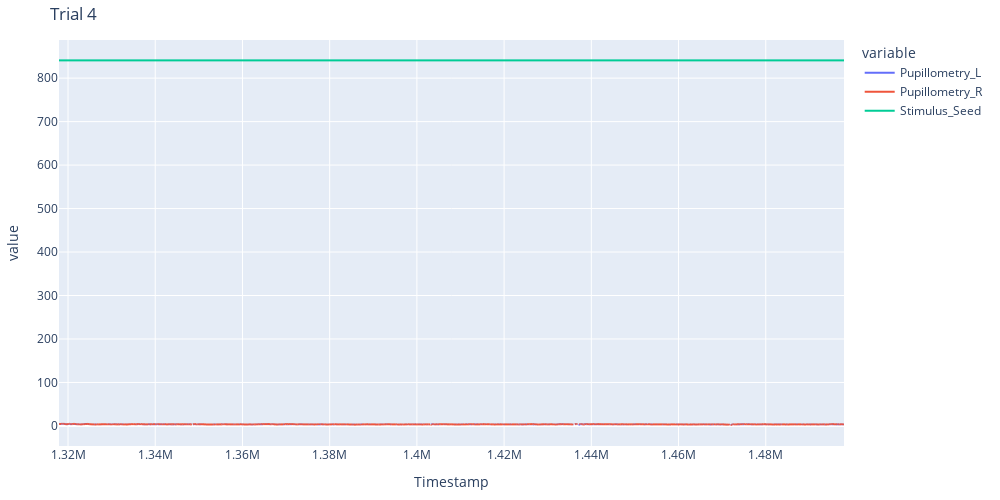

Notebook code cell kept with this figure:
### Code cell
plot_trial_plotly(
    pupillometry.drop("Pupillometry_L_Distance", "Pupillometry_R_Distance"), 4
)

### Figure 1 — Plotly figure (JSON) as saved in the notebook; plotly's stock layout.template omitted (floating-point values rounded to 4 significant figures; data arrays with more than 128 entries replaced by an {"elided": "..."} marker saying what was removed)
{"data": [{"hovertemplate": "variable=Pupillometry_L<br>Timestamp=%{x}<br>value=%{y}<extra></extra>", "legendgroup": "Pupillometry_L", "line": {"color": "#636efa", "dash": "solid"}, "marker": {"symbol": "circle"}, "mode": "lines", "name": "Pupillometry_L", "showlegend": true, "type": "scattergl", "x": {"elided": "10790 float values"}, "xaxis": "x", "y": {"elided": "10790 float values"}, "yaxis": "y"}, {"hovertemplate": "variable=Pupillometry_R<br>Timestamp=%{x}<br>value=%{y}<extra></extra>", "legendgroup": "Pupillometry_R", "line": {"color": "#EF553B", "dash": "solid"}, "marker": {"symbol": "circle"}, "mode": "lines", "name": "Pupillometry_R", "showlegend": true, "type": "scattergl", "x": {"elided": "10790 float values"}, "xaxis": "x", "y": {"elided": "10790 float values"}, "yaxis": "y"}, {"hovertemplate": "variable=Stimulus_Seed<br>Timestamp=%{x}<br>value=%{y}<extra></extra>", "legendgroup": "Stimulus_Seed", "line": {"color": "#00cc96", "dash": "solid"}, "marker": {"symbol": "circle"}, "mode": "lines", "name": "Stimulus_Seed", "showlegend": true, "type": "scattergl", "x": {"elided": "10790 float values"}, "xaxis": "x", "y": {"elided": "10790 int values"}, "yaxis": "y"}], "layout": {"autosize": true, "height": 500, "legend": {"title": {"text": "variable"}, "tracegroupgap": 0}, "margin": {"b": 20, "l": 20, "r": 20, "t": 40}, "title": {"text": "Trial 4"}, "width": 1000, "xaxis": {"anchor": "y", "domain": [0, 1], "title": {"text": "Timestamp"}}, "yaxis": {"anchor": "x", "domain": [0, 1], "title": {"text": "value"}}}}
